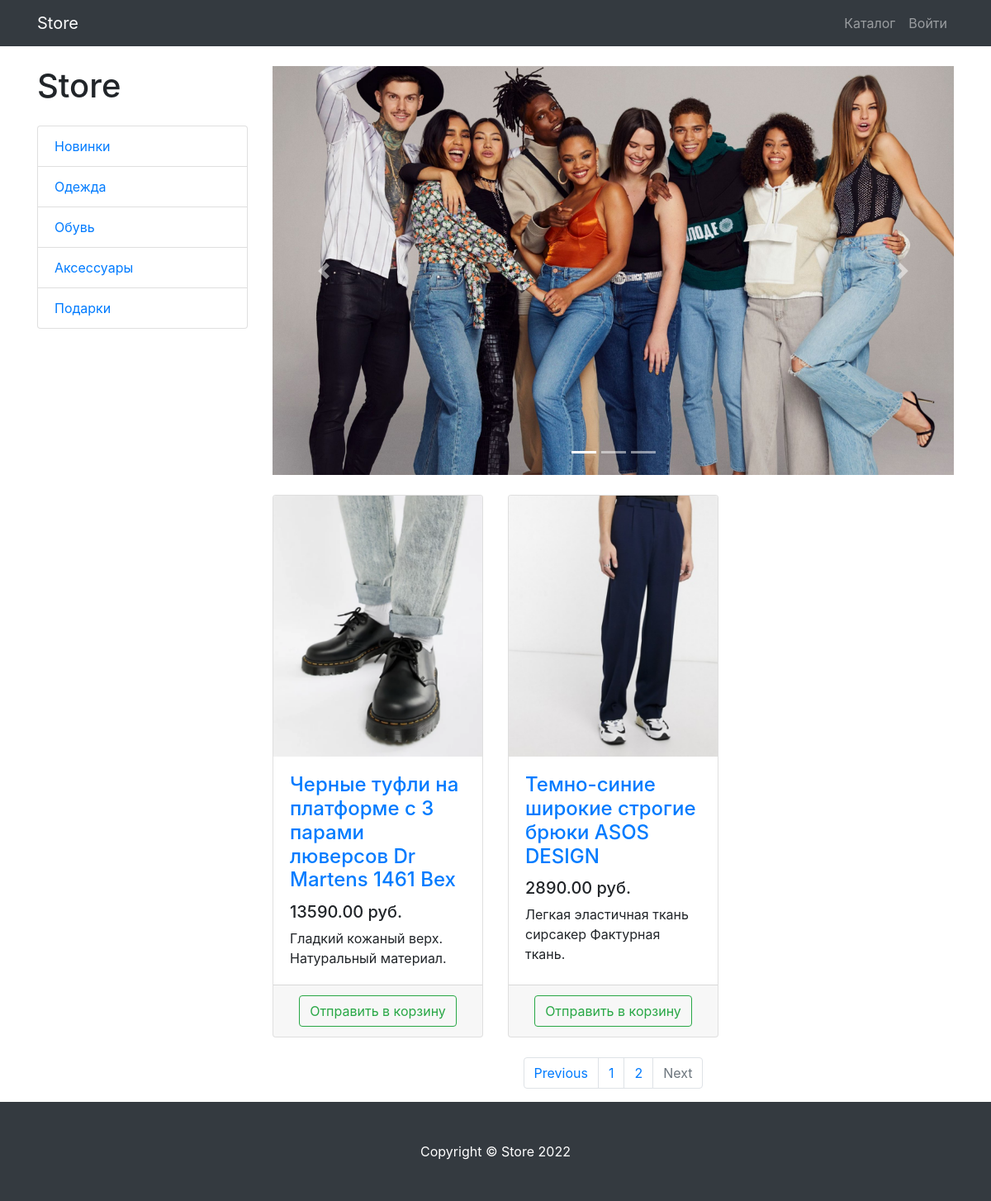
The page /products/category/1/page/2 on the database as committed earlier.
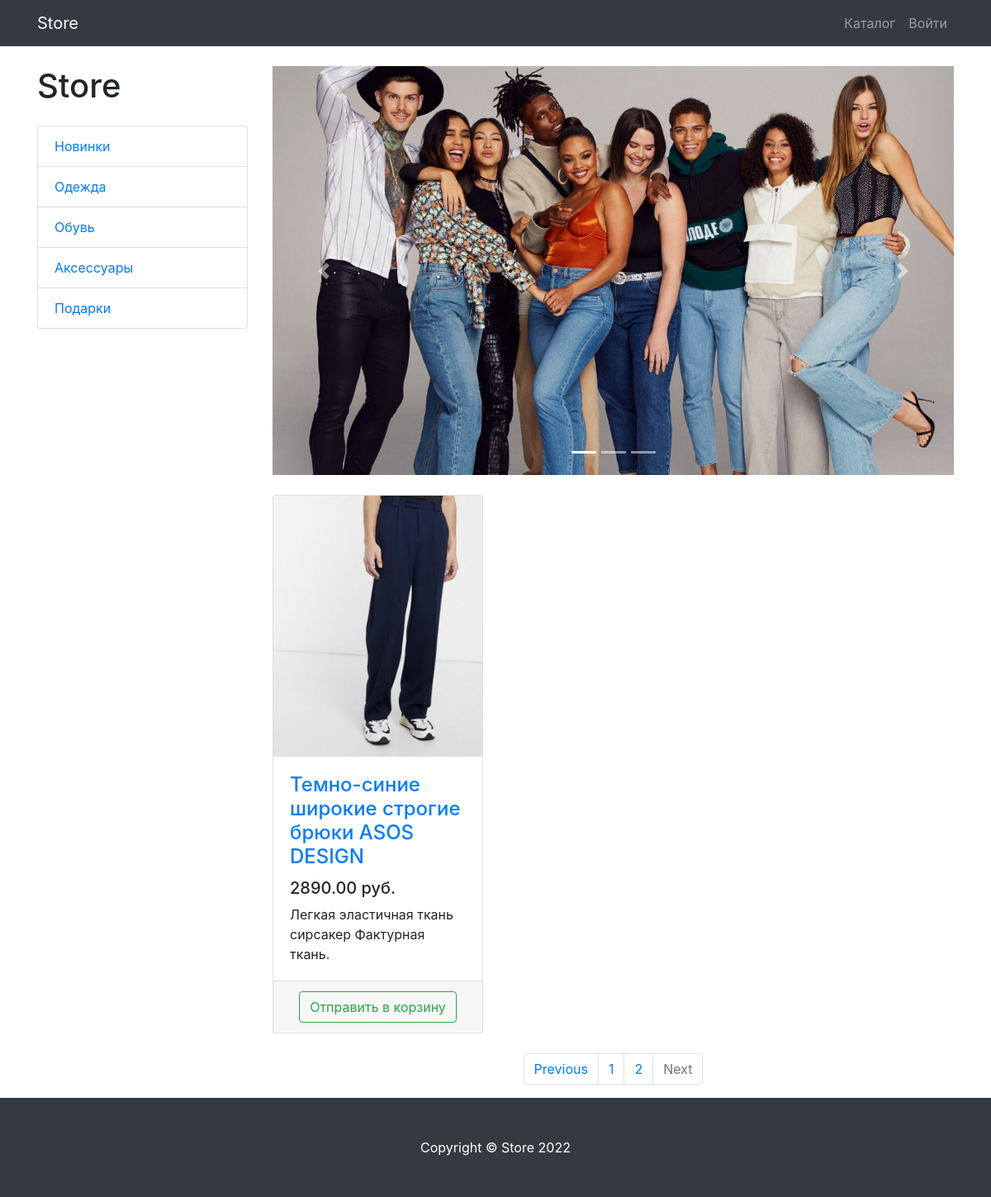
The same page on the database as committed later.
### products/models.py (models this page shows)
class ProductCategory(models.Model):
    name = models.CharField(max_length=128, unique=True)
    description = models.TextField(blank=True)
    class Meta:
        verbose_name = 'Product category'
        verbose_name_plural = 'Product categories'
    def __str__(self):
        return self.name

class Product(models.Model):
    name = models.CharField(max_length=256)
    description = models.TextField(blank=True)
    price = models.DecimalField(max_digits=10, decimal_places=2)
    quantity = models.PositiveIntegerField(default=0)
    image = models.ImageField(upload_to='products_images')
    category = models.ForeignKey(to=ProductCategory, on_delete=models.CASCADE)
    class Meta:
        verbose_name = 'Product'
        verbose_name_plural = 'Products'
    def __str__(self):
        return self.name

### products/views.py (the view)
# urls.py: path('', ProductsListView.as_view(), name='index'),
class ProductsListView(ListView):
    model = Product
    template_name = 'products/products.html'
    paginate_by = 3
    context_object_name = 'products'
    def get_queryset(self):
        queryset = super(ProductsListView, self).get_queryset()
        category_id = self.kwargs.get('category_id')
        print(f"qureyset call {queryset.filter(category_id=category_id) if category_id else queryset}")
        return queryset.filter(category_id=category_id) if category_id else queryset
    def get_context_data(self, **kwargs):
        context = super().get_context_data(**kwargs)
        context["title"] = "Store - Каталог"
        context["category_id"] = self.kwargs.get('category_id')
        context["categories"] = ProductCategory.objects.all()
        print(f"context call {context}")
        return context

### products/templates/products/products.html (shortened to what this page needs)
{% extends 'products/base.html' %}
{% load static %}
{% block css %}
    <link href="{% static "/vendor/css/products.css" %}" rel="stylesheet">
{% endblock %}
{% block content %}
    <div class="container">
        <div class="row">
            <div class="col-lg-3">
                <h1 class="my-4">Store</h1>
                <div class="list-group">
                    {% for category in categories %}
                        <a href=" {% url 'products:category' category.id 1 %} " class="list-group-item">{{ category.name }}</a>
                    {% endfor %}
                </div>
            </div>
            <div class="col-lg-9">
                <div id="carouselExampleIndicators" class="carousel slide my-4" data-ride="carousel">
                    <ol class="carousel-indicators">
                        <li data-target="#carouselExampleIndicators" data-slide-to="0" class="active"></li>
                        <li data-target="#carouselExampleIndicators" data-slide-to="1"></li>
                        <li data-target="#carouselExampleIndicators" data-slide-to="2"></li>
                    </ol>
                    <div class="carousel-inner" role="listbox">
                        <div class="carousel-item active">
                            <img class="d-block img-fluid" src="{% static "/vendor/img/slides/slide-1.jpg" %}" alt="First slide">
                        </div>
                    </div>
                    <a class="carousel-control-prev" href="#carouselExampleIndicators" role="button" data-slide="prev">
                        <span class="carousel-control-prev-icon" aria-hidden="true"></span>
                    </a>
                    <a class="carousel-control-next" href="#carouselExampleIndicators" role="button" data-slide="next">
                        <span class="carousel-control-next-icon" aria-hidden="true"></span>
                    </a>
                </div>
                <div class="row">
                    {% for product in products %}
                    <div class="col-lg-4 col-md-6 mb-4">
                        <div class="card h-100">
                            <a href="#">
                                <img class="card-img-top"
                                    src="{{ product.image.url }}"
                                    alt="">
                            </a>
                            <div class="card-body">
                                <h4 class="card-title">
                                    <a href="#">{{ product.name }}</a>
                                </h4>
                                <h5>{{ product.price }} руб.</h5>
                                <p class="card-text"> {{ product.description }} </p>
                            </div>
                            <div class="card-footer text-center">
                                <a class="btn btn-outline-success"
                                   href="{% url 'products:basket_add' product.id %}">
                                    Отправить в корзину </a>
                            </div>
                        </div>
                    </div>
                    {% endfor %}
                </div>
                <nav aria-label="Page navigation example">
                    <ul class="pagination justify-content-center">
                        <li class="page-item {% if not page_obj.has_previous %} disabled {% endif %}">
                            <a class="page-link"
                                {% if not category_id %}
                                    href="{% if page_obj.has_previous %} {% url 'products:paginator' page_obj.previous_page_number %} {% else %} '#' {% endif %}"
                                {% else %}
                                    href="{% if page_obj.has_previous %} {% url 'products:category' category_id page_obj.previous_page_number %} {% else %} '#' {% endif %}"
                                {% endif %}
                                tabindex="-1" aria-disabled="true">
                                Previous
                            </a>
                        </li>
                        {% for page in paginator.page_range %}
                            <li class="page-item">
                                {% if not category_id %}
                                    <a class="page-link" href="{% url 'products:paginator' page %}">
                                        {{ page }}
                                    </a>
                                {% else %}
                                    <a class="page-link" href="{% url 'products:category' category_id page %}">
                                        {{ page }}
                                    </a>
                                {% endif %}
                            </li>
                        {% endfor %}
                        <li class="page-item {% if not page_obj.has_next %} disabled {% endif %}">
                            <a class="page-link"
                                {% if not category_id %}
                                    href="{% if page_obj.has_next %} {% url 'products:paginator' page_obj.next_page_number %} {% else %} '#' {% endif %}"
                                {% else %}
                                    href="{% if page_obj.has_next %} {% url 'products:category' category_id page_obj.next_page_number %} {% else %} '#' {% endif %}"
                                {% endif %}
                                >
                                Next
                            </a>
                        </li>
                    </ul>
                </nav>
            </div>
        </div>
    </div>
{% endblock %}
{% block footer %}
    <footer class="py-5 bg-dark">
        <div class="container">
            <p class="m-0 text-center text-white">Copyright &copy; Store 2022</p>
        </div>
    </footer>
{% endblock %}

### products/templates/products/base.html (shortened to what this page needs)
{% load static %}
<!DOCTYPE html>
<html lang="en">
<head>
    <link href="{% static "/vendor/bootstrap/css/bootstrap.min.css" %}" rel="stylesheet">
    {% block css %} {% endblock %}
</head>
<body>
<nav class="navbar navbar-expand-lg navbar-dark bg-dark fixed-top">
    <div class="container">
        <a class="navbar-brand" href="{% url 'index' %}">Store</a>
        <div class="collapse navbar-collapse" id="navbarResponsive">
            <ul class="navbar-nav ml-auto">
                <li class="nav-item">
                    <a class="nav-link" href="{% url 'products:index' %}">Каталог  </a>
                </li>
                {% if user.is_authenticated %}
                <li class="nav-item dropdown">
                    <a class="nav-link dropdown-toggle" href="#" id="navbarDropdown" role="button"
                       data-bs-toggle="dropdown" aria-expanded="false">
                        <i class="fas fa-user-circle"></i>
                    </a>
                    <ul class="dropdown-menu" aria-labelledby="navbarDropdown">
                        <li>
                            <a class="dropdown-item" href="{% url 'users:profile' %}">Профиль</a>
                        </li>
                        <li><a class="dropdown-item" href="orders/orders.html">Заказы</a></li>
                        {% if user.is_superuser or user.is_staff %}
                            <li><a class="dropdown-item" href="{% url 'admin:index' %}">Админ-панель</a></li>
                        {% endif %}
                        <li>
                            <hr class="dropdown-divider">
                        </li>
                        <li>
                            <a class="dropdown-item" href="{% url 'users:logout' %}">
                                Выйти
                            </a>
                        </li>
                    </ul>
                </li>
                {% else %}
                <li class="nav-item">
                    <a class="nav-link" href="{% url 'users:login'%}">Войти </a>
                </li>
                {% endif %}
            </ul>
        </div>
    </div>
</nav>
{% block content %} {% endblock %}
{% block footer %} {% endblock %}
</body>
</html>

Rows that differ between the two databases and show on the page:
no longer on this page (row edited): Product: image (picture), name "Черные туфли на платформе с 3 парами люверсов Dr Martens 1461 Bex", price "13590.00", description "Гладкий кожаный верх. Натуральный материал."
